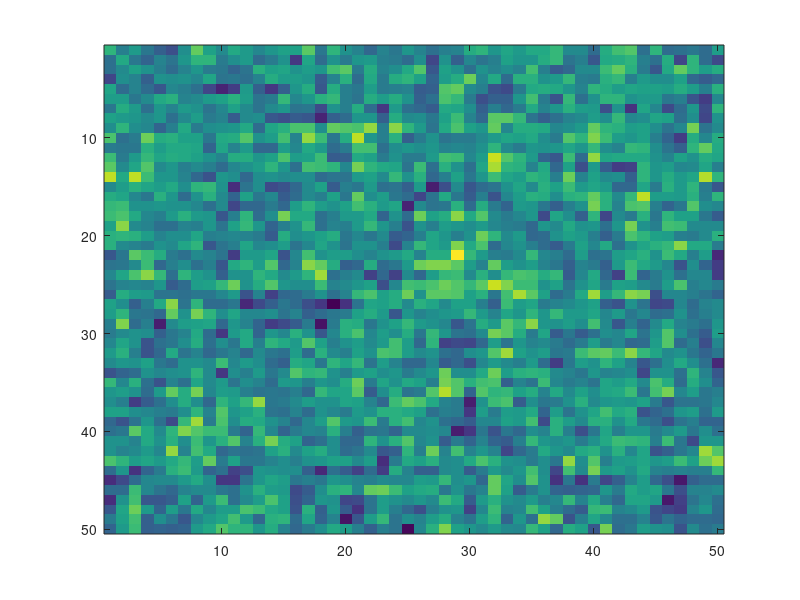

Recreate this plot in MATLAB.

clc

clear all

close all

vp0=4.319965685826324e+03;%Background velocity and density

vs0=2.174229226018436e+03;

rau0=2750;

K=0.5;%0.3-0.8

eps=0.08;%standard deviation

A=1;%The autocorrelation length of the medium in the x and z directions

B=1;

x=1:1:500;

z=1:1:500;

%a=zeros(256,256);

b=x'*x/(A^2)+z'*z/(B^2);

c=exp(-sqrt(b));%autocorrelation function

%c=exp(-b);

d=fft2(c,50,50);%Generate a random process power spectrum

e=unifrnd(0,2*pi,50,50);%Generates two-dimensional random fields

%normplot(e);

f=sqrt(d).*exp(-i*e);%Generate a random power spectrum

g=ifft2(f,50,50);%The random disturbance of the space domain is obtained

h=real(g);

u=mean2(h(:));%mean value

l=var(h(:));%variance


m=eps/sqrt(l)*(h-u);



vp=vp0*(1+m);

vs=vs0*(1+m);

rau=rau0*(1+K*m);

imagesc(vp);

fvp = fopen('random_vp.bin','wb');

fvs = fopen('random_vs.bin','wb');

frau = fopen('random_rau.bin','wb');



for x=1:50

   for z=1:50

        fwrite(fvp,vp(x,z),'float'); 

        fwrite(fvs,vs(x,z),'float');

        fwrite(frau,rau(x,z),'float');
        

   end

end

fclose(fvp);

fclose(fvs);

fclose(frau);



cvp = fopen('random_vp.txt','wt+');

cvs = fopen('random_vs.txt','wt+');

crau = fopen('random_rau.txt','wt+');



for x=1:50

   for z=1:50

        fprintf(cvp,'%g,%g,%g\n',x,z,vp(x,z)); 
        fprintf(cvs,'%g,%g,%g\n',x,z,vs(x,z)); 
        fprintf(crau,'%g,%g,%g\n',x,z,rau(x,z)); 
       
        

   end

end

fclose(cvp);

fclose(cvs);

fclose(crau);








 
